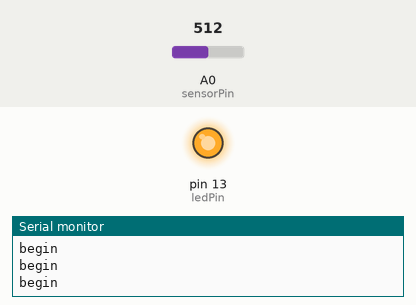
Recording of a sketch running on a simulated Arduino Uno, built with avr-gcc and run on an emulated ATmega328P. Parts: output pins drawn as LEDs (lit = HIGH), the last lines printed to the serial monitor. Inputs (shaded band) come from the test bench; at power-on: A0 (sensorPin) = 512.

Above: at 1.2 s.
1.3 s: A0 (sensorPin) set to 367
3.0 s: A0 (sensorPin) set to 339
At 3.4 s:
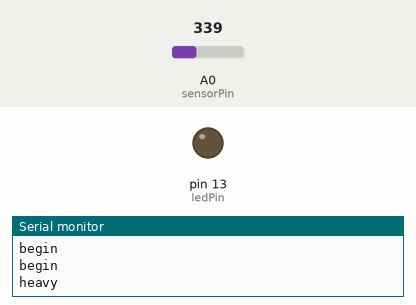
4.5 s: A0 (sensorPin) set to 360
At 5.7 s:
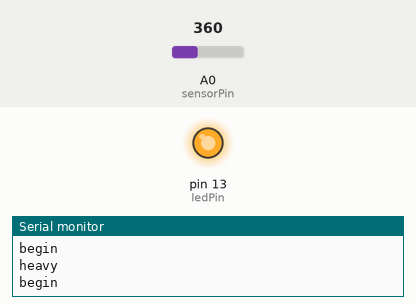
6.0 s: A0 (sensorPin) set to 340
At 6.9 s:
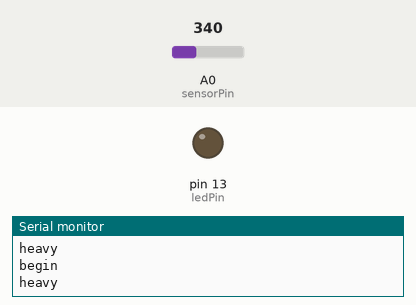
Timing chart, 0 to 8.5 s (numbered marks = the images above; inputs shaded):
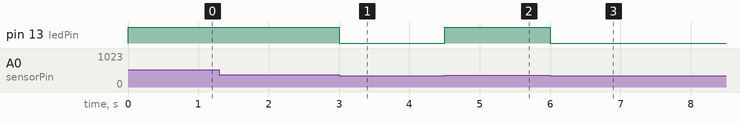

The sketch:

AnalogInputButton.ino
```cpp
int sensorPin = A0;    // select the input pin for the potentiometer
int ledPin = 13;      // select the pin for the LED
int sensorValue = 0;  // variable to store the value coming from the sensor

unsigned long startTime = 0;
long heavyAttackTreshold = 1500;
bool buttonPressed = false;
bool heavyLaunched = false;

void setup() {
  // declare the ledPin as an OUTPUT:
  Serial.begin(9600);
  pinMode(ledPin, OUTPUT);
}

void loop() {
  // read the value from the sensor:
  sensorValue = analogRead(sensorPin);

  if(sensorValue > 350) {
    if(startTime == 0) {
      startTime = millis();
      buttonPressed = true;
      Serial.print("begin");
      Serial.println();
    }

    // If we're over heavy attack treshold
    if(millis() - startTime >= heavyAttackTreshold && !heavyLaunched) {
      // Send heavy attack signal
      Serial.print("heavy");
      Serial.println();
      heavyLaunched = true;
    }

    // turn the ledPin on
    digitalWrite(ledPin, HIGH);
  } else {
    if(buttonPressed) {
      // if timer is under heavy attack treshold
      if(millis() - startTime < heavyAttackTreshold) {
        // Launch light attack
        Serial.print("light");
        Serial.println();
      }

      heavyLaunched = false;
      buttonPressed = false;
    }

    startTime = 0;

    // turn the ledPin off
    digitalWrite(ledPin, LOW);
  }
}
```

Measured:
- the behaviour switches between 351 and 350 on A0 (sensorPin) (found by bisection; images 0 and 1)
- after the input at 3.0 s, pin 13 (ledPin): HIGH → LOW at once
- after the input at 4.5 s, pin 13 (ledPin): LOW → HIGH at once
- after the input at 6.0 s, pin 13 (ledPin): HIGH → LOW at once
